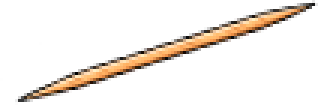
#> input picture tools/rig/source/mouth/toothpick.png, 106 x 35 px, given in place of cigarette.png, which was not available (shown 3 times larger)
$ python build-held-mouth.py
#> lines starting #> are read from the running program, lines starting #| are printed output that depends on the picture
"""
The things held in the mouth (slot «Рот»), straightened for the chewing animation (rig.tsx Mouth, screens.css rig-chew):
tools/rig/source/mouth/<id>.png (the artist's picture, at an angle) → turned level, the end that goes into the mouth
(the cigarette's filter) on the left → public/assets/hero/mouth-<id>.webp + src/client/art/mouth-held-data.ts
(the length and thickness in rig units: the rig turns the picture around its left end).
"""
import os, json
import numpy as np, cv2
from PIL import Image

HERE = os.path.dirname(os.path.abspath(__file__))
ROOT = os.path.abspath(os.path.join(HERE, "..", ".."))
SRC = os.path.join(HERE, "source", "mouth")
OUT = os.path.join(ROOT, "public", "assets", "hero")
# id: (length in rig units, the end in the mouth is on the right of the source picture)
HELD = {"cigarette": (50, True), "toothpick": (52, False), "cigar": (48, True)}
PX = 4  # output pixels per rig unit
data = {}
for n, (length, flip) in HELD.items():
    im = np.array(Image.open(os.path.join(SRC, n + ".png")).convert("RGBA"))
#> im is the input picture: shape (35, 106, 4); mean R, G, B, A 31, 21.4, 14.5, 32.7
    pad = 40
    im = cv2.copyMakeBorder(im, pad, pad, pad, pad, cv2.BORDER_CONSTANT, value=(0, 0, 0, 0))
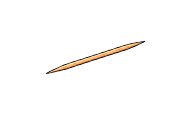
#> im: shape (115, 186, 4); mean R, G, B, A 5.4, 3.7, 2.5, 5.7; transparent parts drawn white
    ys, xs = np.nonzero(im[:, :, 3] > 100)
#> ys = 498 values from 41 to 73; xs = 498 values, max 144 at index 3, min 46 at index 495, mean 95.43
    pts = np.stack([xs, ys], 1).astype(float); c = pts.mean(0)
#> after `pts = np.stack([xs, ys], 1).astype(float)`: pts = 498 pairs, first value 46 to 144, second value 41 to 73
#> after `c = pts.mean(0)`: c = [95.43, 56.57]
    d = np.linalg.svd(pts - c)[2][0]
#> d = [-0.952, 0.307]
    if d[0] < 0: d = -d
#> d = [0.952, -0.307]
    ang = np.degrees(np.arctan2(d[1], d[0]))
#> ang = -17.88
    M = cv2.getRotationMatrix2D((float(c[0]), float(c[1])), float(ang), 1.0)
#> M = [[0.952, -0.307, 21.98], [0.307, 0.952, -26.57]]
    big = cv2.warpAffine(im, M, (im.shape[1], im.shape[0]), flags=cv2.INTER_CUBIC, borderValue=(0, 0, 0, 0))
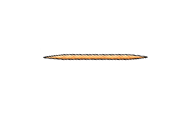
#> big: shape (115, 186, 4); mean R, G, B, A 5.4, 3.7, 2.5, 5.7; transparent parts drawn white
    if flip: big = big[:, ::-1]
    a = big[:, :, 3]
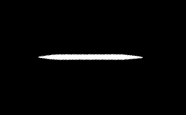
#> a: shape (115, 186); min 0, max 255, mean 5.7
    ys, xs = np.nonzero(a > 20)
#> ys = 571 values from 54 to 60; xs = 571 values, max 142 at index 382, min 38 at index 174, mean 89.66
    big = big[ys.min():ys.max() + 1, xs.min():xs.max() + 1]
    h, w = big.shape[:2]
#> h = 7; w = 105
    k = length * PX / w
#> k = 1.9
    out = Image.fromarray(np.ascontiguousarray(big)).resize((round(w * k), max(1, round(h * k))), Image.LANCZOS)
    out.save(os.path.join(OUT, f"mouth-{n}.webp"), "WEBP", quality=92, method=6)
    data[n] = {"len": length, "thick": round(h * k / PX, 2)}
    print(n, "turned", round(ang, 1), out.size, data[n])
#| cigarette turned -17.9 (200, 13) {'len': 50, 'thick': 3.33}
ts = "/* Generated by tools/rig/build-held-mouth.py — do not edit by hand. Rig units. */\n"
ts += "/** things held in the mouth: public/assets/hero/mouth-<id>.webp, level, the end in the mouth on the left */\n"
ts += "export const MOUTH_HELD: Record<string, { len: number; thick: number }> = " + json.dumps(data) + ";\n"
open(os.path.join(ROOT, "src", "client", "art", "mouth-held-data.ts"), "w").write(ts)
